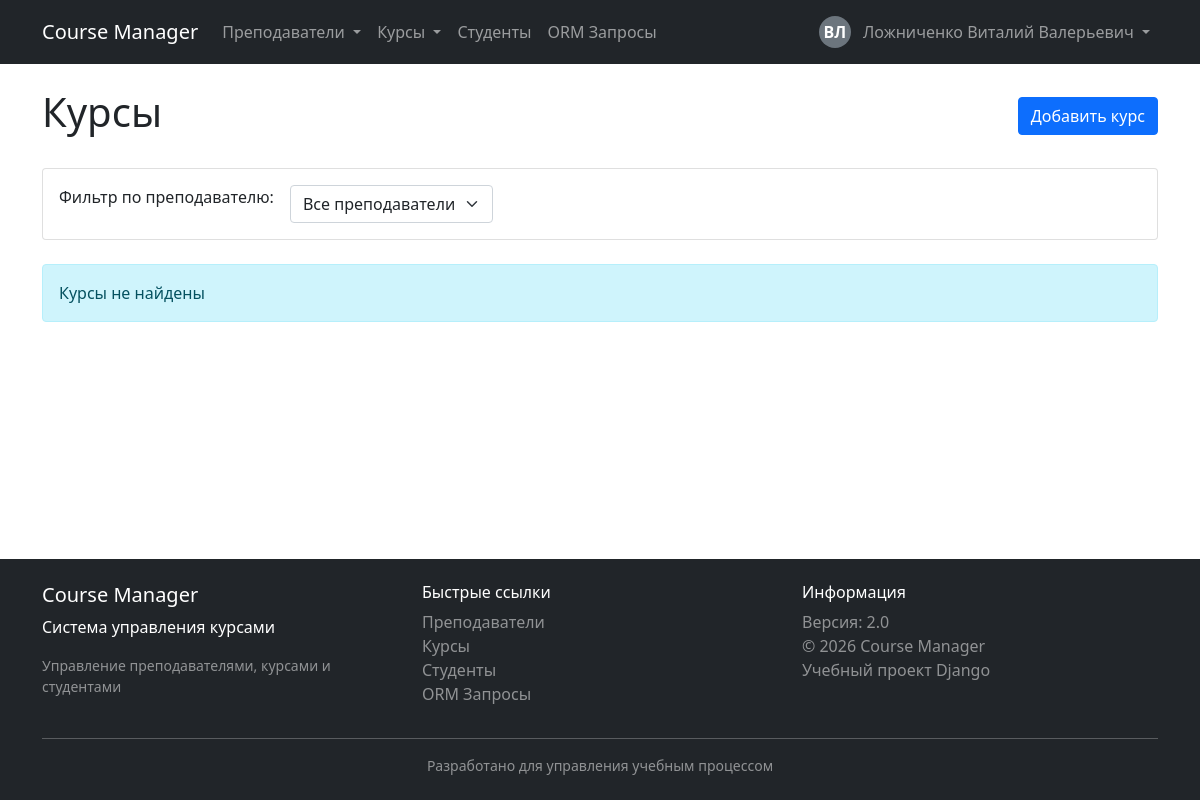
The page /schedule/courses/ (signed in) on the database its author committed.
### users/models.py (models this page shows, shortened)
class User(AbstractUser):
    middle_name = models.CharField(
        max_length=50,
        blank=True,
        verbose_name='Отчество'
    )
    phone = models.CharField(
        max_length=20,
        blank=True,
        verbose_name='Телефон',
        help_text='В формате: +7 (999) 123-45-67'
    )
    avatar = models.ImageField(
        upload_to='avatars/',
        blank=True,
        null=True,
        verbose_name='Фото профиля'
    )
    bio = models.TextField(
        max_length=500,
        blank=True,
        verbose_name='О себе'
    )
    friends = models.ManyToManyField(
        'self',
        blank=True,
        verbose_name='Друзья'
    )
    class Meta:
        verbose_name = 'Пользователь'
        verbose_name_plural = 'Пользователи'
        ordering = ['last_name', 'first_name']
    def get_full_name(self):
        full_name = f'{self.last_name} {self.first_name}'
        if self.middle_name:
            full_name += f' {self.middle_name}'
        return full_name

### schedule/views.py (the view)
# urls.py: path('courses/', views.CourseListView.as_view(), name='course_list'),
class CourseListView(ListView):
    model = Course
    template_name = 'schedule/course_list.html'
    context_object_name = 'courses'
    paginate_by = 10

### schedule/templates/schedule/course_list.html (shortened to what this page needs)
{% extends 'schedule/base.html' %}
{% block content %}
<div class="d-flex justify-content-between align-items-center mb-4">
    <h1>Курсы</h1>
    <a href="{% url 'schedule:course_create' %}" class="btn btn-primary">Добавить курс</a>
</div>
<div class="card mb-4">
    <div class="card-body">
        <form method="get" class="row g-3">
            <div class="col-auto">
                <label for="teacher" class="form-label">Фильтр по преподавателю:</label>
            </div>
            <div class="col-auto">
                <select name="teacher" id="teacher" class="form-select" onchange="this.form.submit()">
                    <option value="">Все преподаватели</option>
                </select>
            </div>
        </form>
    </div>
</div>
<div class="row">
    {% for course in courses %}
    <div class="col-md-6 mb-3">
        <div class="card">
            <div class="card-body">
                <h5 class="card-title">{{ course.title }}</h5>
                <p class="card-text">
                    <strong>Преподаватель:</strong>
                    {% if course.teacher %}
                        {{ course.teacher.first_name }} {{ course.teacher.last_name }}
                    {% else %}
                        <span class="text-muted">Не назначен</span>
                    {% endif %}<br>
                    <strong>Уровень:</strong> {{ course.get_level_display }}<br>
                    <strong>Кредиты:</strong> {{ course.credits }}<br>
                    <strong>Студентов:</strong> {{ course.students.count }}/{{ course.max_students }}<br>
                    <strong>Даты:</strong> {{ course.start_date }} - {{ course.end_date }}<br>
                    <strong>Статус:</strong> {% if course.is_active %}Активен{% else %}Неактивен{% endif %}
                </p>
                <a href="{% url 'schedule:course_update' course.pk %}" class="btn btn-warning btn-sm">Редактировать</a>
                <a href="{% url 'schedule:course_delete' course.pk %}" class="btn btn-danger btn-sm">Удалить</a>
            </div>
        </div>
    </div>
    {% empty %}
    <div class="col">
        <div class="alert alert-info">Курсы не найдены</div>
    </div>
    {% endfor %}
</div>
{% endblock %}

### schedule/templates/schedule/base.html (shortened to what this page needs)
<!DOCTYPE html>
<html lang="ru">
<head>
    <link href="https://cdn.jsdelivr.net/npm/bootstrap@5.1.3/dist/css/bootstrap.min.css" rel="stylesheet">
</head>
<body>
    <header>
        <nav class="navbar navbar-expand-lg navbar-dark bg-dark">
            <div class="container">
                <a class="navbar-brand" href="{% url 'schedule:teacher_list' %}">
                     Course Manager
                </a>
                <div class="collapse navbar-collapse" id="navbarNav">
                    <ul class="navbar-nav me-auto">
                        <li class="nav-item dropdown">
                            <a class="nav-link dropdown-toggle" href="#" role="button" data-bs-toggle="dropdown">
                                 Преподаватели
                            </a>
                        </li>
                        <li class="nav-item dropdown">
                            <a class="nav-link dropdown-toggle" href="#" role="button" data-bs-toggle="dropdown">
                                 Курсы
                            </a>
                        </li>
                        <li class="nav-item">
                            <a class="nav-link" href="{% url 'schedule:student_list' %}">
                                 Студенты
                            </a>
                        </li>
                        <li class="nav-item">
                            <a class="nav-link" href="{% url 'schedule:orm_queries' %}">
                                 ORM Запросы
                            </a>
                        </li>
                    </ul>
                    <ul class="navbar-nav">
                        {% if user.is_authenticated %}
                            <li class="nav-item dropdown">
                                <a class="nav-link dropdown-toggle" href="#" role="button" data-bs-toggle="dropdown">
                                    <div class="user-avatar">
                                        {{ user.first_name|first }}{{ user.last_name|first }}
                                    </div>
                                    {{ user.get_full_name|default:user.username }}
                                </a>
                            </li>
                        {% endif %}
                    </ul>
                </div>
            </div>
        </nav>
    </header>
    <main>
        <div class="container mt-4">
            {% block content %}
            {% endblock %}
        </div>
    </main>
    <footer class="bg-dark text-white mt-5 py-4">
        <div class="container">
            <div class="row">
                <div class="col-md-4">
                    <h5> Course Manager</h5>
                    <p>Система управления курсами</p>
                    <p class="text-white-50 small">Управление преподавателями, курсами и студентами</p>
                </div>
                <div class="col-md-4">
                    <h6>Быстрые ссылки</h6>
                    <ul class="list-unstyled">
                        <li><a href="{% url 'schedule:teacher_list' %}" class="text-white-50 text-decoration-none"> Преподаватели</a></li>
                        <li><a href="{% url 'schedule:course_list' %}" class="text-white-50 text-decoration-none"> Курсы</a></li>
                        <li><a href="{% url 'schedule:student_list' %}" class="text-white-50 text-decoration-none"> Студенты</a></li>
                        <li><a href="{% url 'schedule:orm_queries' %}" class="text-white-50 text-decoration-none"> ORM Запросы</a></li>
                    </ul>
                </div>
                <div class="col-md-4">
                    <h6>Информация</h6>
                    <ul class="list-unstyled">
                        <li><span class="text-white-50"> Версия: 2.0</span></li>
                        <li><span class="text-white-50">© 2026 Course Manager</span></li>
                        <li><span class="text-white-50"> Учебный проект Django</span></li>
                    </ul>
                </div>
            </div>
            <hr class="mt-3">
            <div class="text-center text-white-50 small">
                <span>Разработано для управления учебным процессом</span>
            </div>
        </div>
    </footer>
</body>
</html>

### schedule/templates/schedule/base.html (style rules this page uses)
body { display: flex; flex-direction: column; min-height: 100vh; }
main { flex: 1; }
footer { margin-top: auto; }
.user-avatar { width: 32px; height: 32px; background-color: #6c757d; border-radius: 50%; display: inline-flex; align-items: center; justify-content: center; color: white; font-weight: bold; margin-right: 8px; }

### rows shown on the page
User: first_name|first "В", last_name|first "Л", get_full_name "Ложниченко Виталий Валерьевич"
